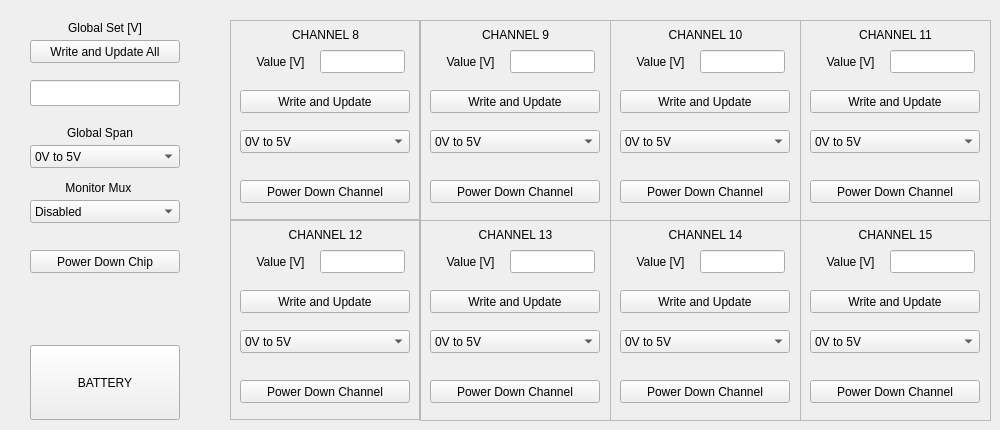
    <widget class="QWidget" name="tab_4">
     <attribute name="title">
      <string>Normal View 8-15</string>
     </attribute>
     <widget class="QFrame" name="frame_13">
      <property name="geometry">
       <rect>
        <x>610</x>
        <y>220</y>
        <width>191</width>
        <height>201</height>
       </rect>
      </property>
      <property name="frameShape">
       <enum>QFrame::StyledPanel</enum>
      </property>
      <property name="frameShadow">
       <enum>QFrame::Raised</enum>
      </property>
      <widget class="QLabel" name="label_101">
       <property name="geometry">
        <rect>
         <x>0</x>
         <y>5</y>
         <width>191</width>
         <height>20</height>
        </rect>
       </property>
       <property name="text">
        <string>CHANNEL 14</string>
       </property>
       <property name="alignment">
        <set>Qt::AlignCenter</set>
       </property>
      </widget>
      <widget class="QLineEdit" name="ledt_wr14">
       <property name="geometry">
        <rect>
         <x>90</x>
         <y>30</y>
         <width>85</width>
         <height>23</height>
        </rect>
       </property>
      </widget>
      <widget class="QLabel" name="label_102">
       <property name="geometry">
        <rect>
         <x>10</x>
         <y>30</y>
         <width>81</width>
         <height>23</height>
        </rect>
       </property>
       <property name="text">
        <string>Value [V]</string>
       </property>
       <property name="alignment">
        <set>Qt::AlignCenter</set>
       </property>
      </widget>
      <widget class="QPushButton" name="pB_wr_up14">
       <property name="geometry">
        <rect>
         <x>10</x>
         <y>70</y>
         <width>170</width>
         <height>23</height>
        </rect>
       </property>
       <property name="text">
        <string>Write and Update</string>
       </property>
      </widget>
      <widget class="QPushButton" name="pB_pd14">
       <property name="geometry">
        <rect>
         <x>10</x>
         <y>160</y>
         <width>170</width>
         <height>23</height>
        </rect>
       </property>
       <property name="text">
        <string>Power Down Channel</string>
       </property>
       <property name="checkable">
        <bool>false</bool>
       </property>
      </widget>
      <widget class="QComboBox" name="cBox_span14">
       <property name="geometry">
        <rect>
         <x>10</x>
         <y>110</y>
         <width>170</width>
         <height>23</height>
        </rect>
       </property>
       <item>
        <property name="text">
         <string>0V to 5V</string>
        </property>
       </item>
       <item>
        <property name="text">
         <string>-2.5V to + 2.5V</string>
        </property>
       </item>
       <item>
        <property name="text">
         <string>-5V to +5V</string>
        </property>
       </item>
      </widget>
     </widget>
     <widget class="QFrame" name="frame_16">
      <property name="geometry">
       <rect>
        <x>800</x>
        <y>20</y>
        <width>191</width>
        <height>201</height>
       </rect>
      </property>
      <property name="frameShape">
       <enum>QFrame::StyledPanel</enum>
      </property>
      <property name="frameShadow">
       <enum>QFrame::Raised</enum>
      </property>
      <widget class="QLabel" name="label_113">
       <property name="geometry">
        <rect>
         <x>0</x>
         <y>5</y>
         <width>191</width>
         <height>20</height>
        </rect>
       </property>
       <property name="text">
        <string>CHANNEL 11</string>
       </property>
       <property name="alignment">
        <set>Qt::AlignCenter</set>
       </property>
      </widget>
      <widget class="QLineEdit" name="ledt_wr11">
       <property name="geometry">
        <rect>
         <x>90</x>
         <y>30</y>
         <width>85</width>
         <height>23</height>
        </rect>
       </property>
      </widget>
      <widget class="QLabel" name="label_114">
       <property name="geometry">
        <rect>
         <x>10</x>
         <y>30</y>
         <width>81</width>
         <height>23</height>
        </rect>
       </property>
       <property name="text">
        <string>Value [V]</string>
       </property>
       <property name="alignment">
        <set>Qt::AlignCenter</set>
       </property>
      </widget>
      <widget class="QPushButton" name="pB_wr_up11">
       <property name="geometry">
        <rect>
         <x>10</x>
         <y>70</y>
         <width>170</width>
         <height>23</height>
        </rect>
       </property>
       <property name="text">
        <string>Write and Update</string>
       </property>
      </widget>
      <widget class="QPushButton" name="pB_pd11">
       <property name="geometry">
        <rect>
         <x>10</x>
         <y>160</y>
         <width>170</width>
         <height>23</height>
        </rect>
       </property>
       <property name="text">
        <string>Power Down Channel</string>
       </property>
       <property name="checkable">
        <bool>false</bool>
       </property>
      </widget>
      <widget class="QComboBox" name="cBox_span11">
       <property name="geometry">
        <rect>
         <x>10</x>
         <y>110</y>
         <width>170</width>
         <height>23</height>
        </rect>
       </property>
       <item>
        <property name="text">
         <string>0V to 5V</string>
        </property>
       </item>
       <item>
        <property name="text">
         <string>-2.5V to + 2.5V</string>
        </property>
       </item>
       <item>
        <property name="text">
         <string>-5V to +5V</string>
        </property>
       </item>
      </widget>
     </widget>
     <widget class="QFrame" name="frame_9">
      <property name="geometry">
       <rect>
        <x>420</x>
        <y>220</y>
        <width>191</width>
        <height>201</height>
       </rect>
      </property>
      <property name="frameShape">
       <enum>QFrame::StyledPanel</enum>
      </property>
      <property name="frameShadow">
       <enum>QFrame::Raised</enum>
      </property>
      <widget class="QLabel" name="label_80">
       <property name="geometry">
        <rect>
         <x>0</x>
         <y>5</y>
         <width>191</width>
         <height>20</height>
        </rect>
       </property>
       <property name="text">
        <string>CHANNEL 13</string>
       </property>
       <property name="alignment">
        <set>Qt::AlignCenter</set>
       </property>
      </widget>
      <widget class="QLineEdit" name="ledt_wr13">
       <property name="geometry">
        <rect>
         <x>90</x>
         <y>30</y>
         <width>85</width>
         <height>23</height>
        </rect>
       </property>
      </widget>
      <widget class="QLabel" name="label_81">
       <property name="geometry">
        <rect>
         <x>10</x>
         <y>30</y>
         <width>81</width>
         <height>23</height>
        </rect>
       </property>
       <property name="text">
        <string>Value [V]</string>
       </property>
       <property name="alignment">
        <set>Qt::AlignCenter</set>
       </property>
      </widget>
      <widget class="QPushButton" name="pB_wr_up13">
       <property name="geometry">
        <rect>
         <x>10</x>
         <y>70</y>
         <width>170</width>
         <height>23</height>
        </rect>
       </property>
       <property name="text">
        <string>Write and Update</string>
       </property>
      </widget>
      <widget class="QPushButton" name="pB_pd13">
       <property name="geometry">
        <rect>
         <x>10</x>
         <y>160</y>
         <width>170</width>
         <height>23</height>
        </rect>
       </property>
       <property name="text">
        <string>Power Down Channel</string>
       </property>
       <property name="checkable">
        <bool>false</bool>
       </property>
      </widget>
      <widget class="QComboBox" name="cBox_span13">
       <property name="geometry">
        <rect>
         <x>10</x>
         <y>110</y>
         <width>170</width>
         <height>23</height>
        </rect>
       </property>
       <item>
        <property name="text">
         <string>0V to 5V</string>
        </property>
       </item>
       <item>
        <property name="text">
         <string>-2.5V to + 2.5V</string>
        </property>
       </item>
       <item>
        <property name="text">
         <string>-5V to +5V</string>
        </property>
       </item>
      </widget>
     </widget>
     <widget class="QFrame" name="frame_5">
      <property name="geometry">
       <rect>
        <x>230</x>
        <y>220</y>
        <width>190</width>
        <height>200</height>
       </rect>
      </property>
      <property name="frameShape">
       <enum>QFrame::StyledPanel</enum>
      </property>
      <property name="frameShadow">
       <enum>QFrame::Raised</enum>
      </property>
      <widget class="QLabel" name="label_32">
       <property name="geometry">
        <rect>
         <x>0</x>
         <y>5</y>
         <width>191</width>
         <height>20</height>
        </rect>
       </property>
       <property name="text">
        <string>CHANNEL 12</string>
       </property>
       <property name="alignment">
        <set>Qt::AlignCenter</set>
       </property>
      </widget>
      <widget class="QLineEdit" name="ledt_wr12">
       <property name="geometry">
        <rect>
         <x>90</x>
         <y>30</y>
         <width>85</width>
         <height>23</height>
        </rect>
       </property>
      </widget>
      <widget class="QLabel" name="label_33">
       <property name="geometry">
        <rect>
         <x>10</x>
         <y>30</y>
         <width>81</width>
         <height>23</height>
        </rect>
       </property>
       <property name="text">
        <string>Value [V]</string>
       </property>
       <property name="alignment">
        <set>Qt::AlignCenter</set>
       </property>
      </widget>
      <widget class="QPushButton" name="pB_wr_up12">
       <property name="geometry">
        <rect>
         <x>10</x>
         <y>70</y>
         <width>170</width>
         <height>23</height>
        </rect>
       </property>
       <property name="text">
        <string>Write and Update</string>
       </property>
      </widget>
      <widget class="QPushButton" name="pB_pd12">
       <property name="geometry">
        <rect>
         <x>10</x>
         <y>160</y>
         <width>170</width>
         <height>23</height>
        </rect>
       </property>
       <property name="text">
        <string>Power Down Channel</string>
       </property>
       <property name="checkable">
        <bool>false</bool>
       </property>
      </widget>
      <widget class="QComboBox" name="cBox_span12">
       <property name="geometry">
        <rect>
         <x>10</x>
         <y>110</y>
         <width>170</width>
         <height>23</height>
        </rect>
       </property>
       <item>
        <property name="text">
         <string>0V to 5V</string>
        </property>
       </item>
       <item>
        <property name="text">
         <string>-2.5V to + 2.5V</string>
        </property>
       </item>
       <item>
        <property name="text">
         <string>-5V to +5V</string>
        </property>
       </item>
      </widget>
     </widget>
     <widget class="QFrame" name="frame_12">
      <property name="geometry">
       <rect>
        <x>610</x>
        <y>20</y>
        <width>191</width>
        <height>201</height>
       </rect>
      </property>
      <property name="frameShape">
       <enum>QFrame::StyledPanel</enum>
      </property>
      <property name="frameShadow">
       <enum>QFrame::Raised</enum>
      </property>
      <widget class="QLabel" name="label_98">
       <property name="geometry">
        <rect>
         <x>0</x>
         <y>5</y>
         <width>191</width>
         <height>20</height>
        </rect>
       </property>
       <property name="text">
        <string>CHANNEL 10</string>
       </property>
       <property name="alignment">
        <set>Qt::AlignCenter</set>
       </property>
      </widget>
      <widget class="QLineEdit" name="ledt_wr10">
       <property name="geometry">
        <rect>
         <x>90</x>
         <y>30</y>
         <width>85</width>
         <height>23</height>
        </rect>
       </property>
      </widget>
      <widget class="QLabel" name="label_99">
       <property name="geometry">
        <rect>
         <x>10</x>
         <y>30</y>
         <width>81</width>
         <height>23</height>
        </rect>
       </property>
       <property name="text">
        <string>Value [V]</string>
       </property>
       <property name="alignment">
        <set>Qt::AlignCenter</set>
       </property>
      </widget>
      <widget class="QPushButton" name="pB_wr_up10">
       <property name="geometry">
        <rect>
         <x>10</x>
         <y>70</y>
         <width>170</width>
         <height>23</height>
        </rect>
       </property>
       <property name="text">
        <string>Write and Update</string>
       </property>
      </widget>
      <widget class="QPushButton" name="pB_pd10">
       <property name="geometry">
        <rect>
         <x>10</x>
         <y>160</y>
         <width>170</width>
         <height>23</height>
        </rect>
       </property>
       <property name="text">
        <string>Power Down Channel</string>
       </property>
       <property name="checkable">
        <bool>false</bool>
       </property>
      </widget>
      <widget class="QComboBox" name="cBox_span10">
       <property name="geometry">
        <rect>
         <x>10</x>
         <y>110</y>
         <width>170</width>
         <height>23</height>
        </rect>
       </property>
       <item>
        <property name="text">
         <string>0V to 5V</string>
        </property>
       </item>
       <item>
        <property name="text">
         <string>-2.5V to + 2.5V</string>
        </property>
       </item>
       <item>
        <property name="text">
         <string>-5V to +5V</string>
        </property>
       </item>
      </widget>
     </widget>
     <widget class="QFrame" name="frame_8">
      <property name="geometry">
       <rect>
        <x>420</x>
        <y>20</y>
        <width>191</width>
        <height>201</height>
       </rect>
      </property>
      <property name="frameShape">
       <enum>QFrame::StyledPanel</enum>
      </property>
      <property name="frameShadow">
       <enum>QFrame::Raised</enum>
      </property>
      <widget class="QLabel" name="label_77">
       <property name="geometry">
        <rect>
         <x>0</x>
         <y>5</y>
         <width>191</width>
         <height>20</height>
        </rect>
       </property>
       <property name="text">
        <string>CHANNEL 9</string>
       </property>
       <property name="alignment">
        <set>Qt::AlignCenter</set>
       </property>
      </widget>
      <widget class="QLineEdit" name="ledt_wr9">
       <property name="geometry">
        <rect>
         <x>90</x>
         <y>30</y>
         <width>85</width>
         <height>23</height>
        </rect>
       </property>
      </widget>
      <widget class="QLabel" name="label_78">
       <property name="geometry">
        <rect>
         <x>10</x>
         <y>30</y>
         <width>81</width>
         <height>23</height>
        </rect>
       </property>
       <property name="text">
        <string>Value [V]</string>
       </property>
       <property name="alignment">
        <set>Qt::AlignCenter</set>
       </property>
      </widget>
      <widget class="QPushButton" name="pB_wr_up9">
       <property name="geometry">
        <rect>
         <x>10</x>
         <y>70</y>
         <width>170</width>
         <height>23</height>
        </rect>
       </property>
       <property name="text">
        <string>Write and Update</string>
       </property>
      </widget>
      <widget class="QPushButton" name="pB_pd9">
       <property name="geometry">
        <rect>
         <x>10</x>
         <y>160</y>
         <width>170</width>
         <height>23</height>
        </rect>
       </property>
       <property name="text">
        <string>Power Down Channel</string>
       </property>
       <property name="checkable">
        <bool>false</bool>
       </property>
      </widget>
      <widget class="QComboBox" name="cBox_span9">
       <property name="geometry">
        <rect>
         <x>10</x>
         <y>110</y>
         <width>170</width>
         <height>23</height>
        </rect>
       </property>
       <item>
        <property name="text">
         <string>0V to 5V</string>
        </property>
       </item>
       <item>
        <property name="text">
         <string>-2.5V to + 2.5V</string>
        </property>
       </item>
       <item>
        <property name="text">
         <string>-5V to +5V</string>
        </property>
       </item>
      </widget>
     </widget>
     <widget class="QFrame" name="frame_18">
      <property name="geometry">
       <rect>
        <x>230</x>
        <y>20</y>
        <width>190</width>
        <height>200</height>
       </rect>
      </property>
      <property name="frameShape">
       <enum>QFrame::StyledPanel</enum>
      </property>
      <property name="frameShadow">
       <enum>QFrame::Raised</enum>
      </property>
      <widget class="QLabel" name="label_119">
       <property name="geometry">
        <rect>
         <x>0</x>
         <y>5</y>
         <width>191</width>
         <height>20</height>
        </rect>
       </property>
       <property name="text">
        <string>CHANNEL 8</string>
       </property>
       <property name="alignment">
        <set>Qt::AlignCenter</set>
       </property>
      </widget>
      <widget class="QLineEdit" name="ledt_wr8">
       <property name="geometry">
        <rect>
         <x>90</x>
         <y>30</y>
         <width>85</width>
         <height>23</height>
        </rect>
       </property>
      </widget>
      <widget class="QLabel" name="label_120">
       <property name="geometry">
        <rect>
         <x>10</x>
         <y>30</y>
         <width>81</width>
         <height>23</height>
        </rect>
       </property>
       <property name="text">
        <string>Value [V]</string>
       </property>
       <property name="alignment">
        <set>Qt::AlignCenter</set>
       </property>
      </widget>
      <widget class="QPushButton" name="pB_wr_up8">
       <property name="geometry">
        <rect>
         <x>10</x>
         <y>70</y>
         <width>170</width>
         <height>23</height>
        </rect>
       </property>
       <property name="text">
        <string>Write and Update</string>
       </property>
      </widget>
      <widget class="QPushButton" name="pB_pd8">
       <property name="geometry">
        <rect>
         <x>10</x>
         <y>160</y>
         <width>170</width>
         <height>23</height>
        </rect>
       </property>
       <property name="text">
        <string>Power Down Channel</string>
       </property>
       <property name="checkable">
        <bool>false</bool>
       </property>
      </widget>
      <widget class="QComboBox" name="cBox_span8">
       <property name="geometry">
        <rect>
         <x>10</x>
         <y>110</y>
         <width>170</width>
         <height>23</height>
        </rect>
       </property>
       <item>
        <property name="text">
         <string>0V to 5V</string>
        </property>
       </item>
       <item>
        <property name="text">
         <string>-2.5V to + 2.5V</string>
        </property>
       </item>
       <item>
        <property name="text">
         <string>-5V to +5V</string>
        </property>
       </item>
      </widget>
     </widget>
     <widget class="QFrame" name="frame_17">
      <property name="geometry">
       <rect>
        <x>800</x>
        <y>220</y>
        <width>191</width>
        <height>201</height>
       </rect>
      </property>
      <property name="frameShape">
       <enum>QFrame::StyledPanel</enum>
      </property>
      <property name="frameShadow">
       <enum>QFrame::Raised</enum>
      </property>
      <widget class="QLabel" name="label_116">
       <property name="geometry">
        <rect>
         <x>0</x>
         <y>5</y>
         <width>191</width>
         <height>20</height>
        </rect>
       </property>
       <property name="text">
        <string>CHANNEL 15</string>
       </property>
       <property name="alignment">
        <set>Qt::AlignCenter</set>
       </property>
      </widget>
      <widget class="QLineEdit" name="ledt_wr15">
       <property name="geometry">
        <rect>
         <x>90</x>
         <y>30</y>
         <width>85</width>
         <height>23</height>
        </rect>
       </property>
      </widget>
      <widget class="QLabel" name="label_117">
       <property name="geometry">
        <rect>
         <x>10</x>
         <y>30</y>
         <width>81</width>
         <height>23</height>
        </rect>
       </property>
       <property name="text">
        <string>Value [V]</string>
       </property>
       <property name="alignment">
        <set>Qt::AlignCenter</set>
       </property>
      </widget>
      <widget class="QPushButton" name="pB_wr_up15">
       <property name="geometry">
        <rect>
         <x>10</x>
         <y>70</y>
         <width>170</width>
         <height>23</height>
        </rect>
       </property>
       <property name="text">
        <string>Write and Update</string>
       </property>
      </widget>
      <widget class="QPushButton" name="pB_pd15">
       <property name="geometry">
        <rect>
         <x>10</x>
         <y>160</y>
         <width>170</width>
         <height>23</height>
        </rect>
       </property>
       <property name="text">
        <string>Power Down Channel</string>
       </property>
       <property name="checkable">
        <bool>false</bool>
       </property>
      </widget>
      <widget class="QComboBox" name="cBox_span15">
       <property name="geometry">
        <rect>
         <x>10</x>
         <y>110</y>
         <width>170</width>
         <height>23</height>
        </rect>
       </property>
       <item>
        <property name="text">
         <string>0V to 5V</string>
        </property>
       </item>
       <item>
        <property name="text">
         <string>-2.5V to + 2.5V</string>
        </property>
       </item>
       <item>
        <property name="text">
         <string>-5V to +5V</string>
        </property>
       </item>
      </widget>
     </widget>
     <widget class="QLabel" name="label_4">
      <property name="geometry">
       <rect>
        <x>45</x>
        <y>15</y>
        <width>120</width>
        <height>26</height>
       </rect>
      </property>
      <property name="text">
       <string>Global Set [V]</string>
      </property>
      <property name="alignment">
       <set>Qt::AlignCenter</set>
      </property>
     </widget>
     <widget class="QLineEdit" name="ledt_write_all_2">
      <property name="geometry">
       <rect>
        <x>30</x>
        <y>80</y>
        <width>150</width>
        <height>26</height>
       </rect>
      </property>
     </widget>
     <widget class="QLabel" name="label_10">
      <property name="geometry">
       <rect>
        <x>40</x>
        <y>175</y>
        <width>120</width>
        <height>26</height>
       </rect>
      </property>
      <property name="text">
       <string>Monitor Mux </string>
      </property>
      <property name="alignment">
       <set>Qt::AlignCenter</set>
      </property>
     </widget>
     <widget class="QComboBox" name="cBox_mon_mux_2">
      <property name="geometry">
       <rect>
        <x>30</x>
        <y>200</y>
        <width>150</width>
        <height>23</height>
       </rect>
      </property>
      <item>
       <property name="text">
        <string>Disabled</string>
       </property>
      </item>
      <item>
       <property name="text">
        <string>ch 00</string>
       </property>
      </item>
      <item>
       <property name="text">
        <string>ch 01</string>
       </property>
      </item>
      <item>
       <property name="text">
        <string>ch 02</string>
       </property>
      </item>
      <item>
       <property name="text">
        <string>ch03</string>
       </property>
      </item>
      <item>
       <property name="text">
        <string>ch 04</string>
       </property>
      </item>
      <item>
       <property name="text">
        <string>ch 05</string>
       </property>
      </item>
      <item>
       <property name="text">
        <string>ch 06</string>
       </property>
      </item>
      <item>
       <property name="text">
        <string>ch 07</string>
       </property>
      </item>
      <item>
       <property name="text">
        <string>ch 08</string>
       </property>
      </item>
      <item>
       <property name="text">
        <string>ch 09</string>
       </property>
      </item>
      <item>
       <property name="text">
        <string>ch 10</string>
       </property>
      </item>
      <item>
       <property name="text">
        <string>ch 11</string>
       </property>
      </item>
      <item>
       <property name="text">
        <string>ch 12</string>
       </property>
      </item>
      <item>
       <property name="text">
        <string>ch 13</string>
       </property>
      </item>
      <item>
       <property name="text">
        <string>ch 14</string>
       </property>
      </item>
      <item>
       <property name="text">
        <string>ch 15</string>
       </property>
      </item>
     </widget>
     <widget class="QPushButton" name="pB_write_all_2">
      <property name="geometry">
       <rect>
        <x>30</x>
        <y>40</y>
        <width>150</width>
        <height>23</height>
       </rect>
      </property>
      <property name="text">
       <string>Write and Update All</string>
      </property>
     </widget>
     <widget class="QComboBox" name="cBox_Gspan_2">
      <property name="geometry">
       <rect>
        <x>30</x>
        <y>145</y>
        <width>150</width>
        <height>23</height>
       </rect>
      </property>
      <item>
       <property name="text">
        <string>0V to 5V</string>
       </property>
      </item>
      <item>
       <property name="text">
        <string>-2.5V to + 2.5V</string>
       </property>
      </item>
      <item>
       <property name="text">
        <string>-5V to +5V</string>
       </property>
      </item>
     </widget>
     <widget class="QLabel" name="label_16">
      <property name="geometry">
       <rect>
        <x>40</x>
        <y>120</y>
        <width>120</width>
        <height>26</height>
       </rect>
      </property>
      <property name="text">
       <string>Global Span</string>
      </property>
      <property name="alignment">
       <set>Qt::AlignCenter</set>
      </property>
     </widget>
     <widget class="QPushButton" name="pB_pow_down_all_2">
      <property name="geometry">
       <rect>
        <x>30</x>
        <y>250</y>
        <width>150</width>
        <height>23</height>
       </rect>
      </property>
      <property name="text">
       <string>Power Down Chip</string>
      </property>
      <property name="checkable">
       <bool>false</bool>
      </property>
     </widget>
     <widget class="QPushButton" name="pB_battery_2">
      <property name="geometry">
       <rect>
        <x>30</x>
        <y>345</y>
        <width>150</width>
        <height>75</height>
       </rect>
      </property>
      <property name="text">
       <string>BATTERY</string>
      </property>
      <property name="checkable">
       <bool>true</bool>
      </property>
     </widget>
    </widget>
